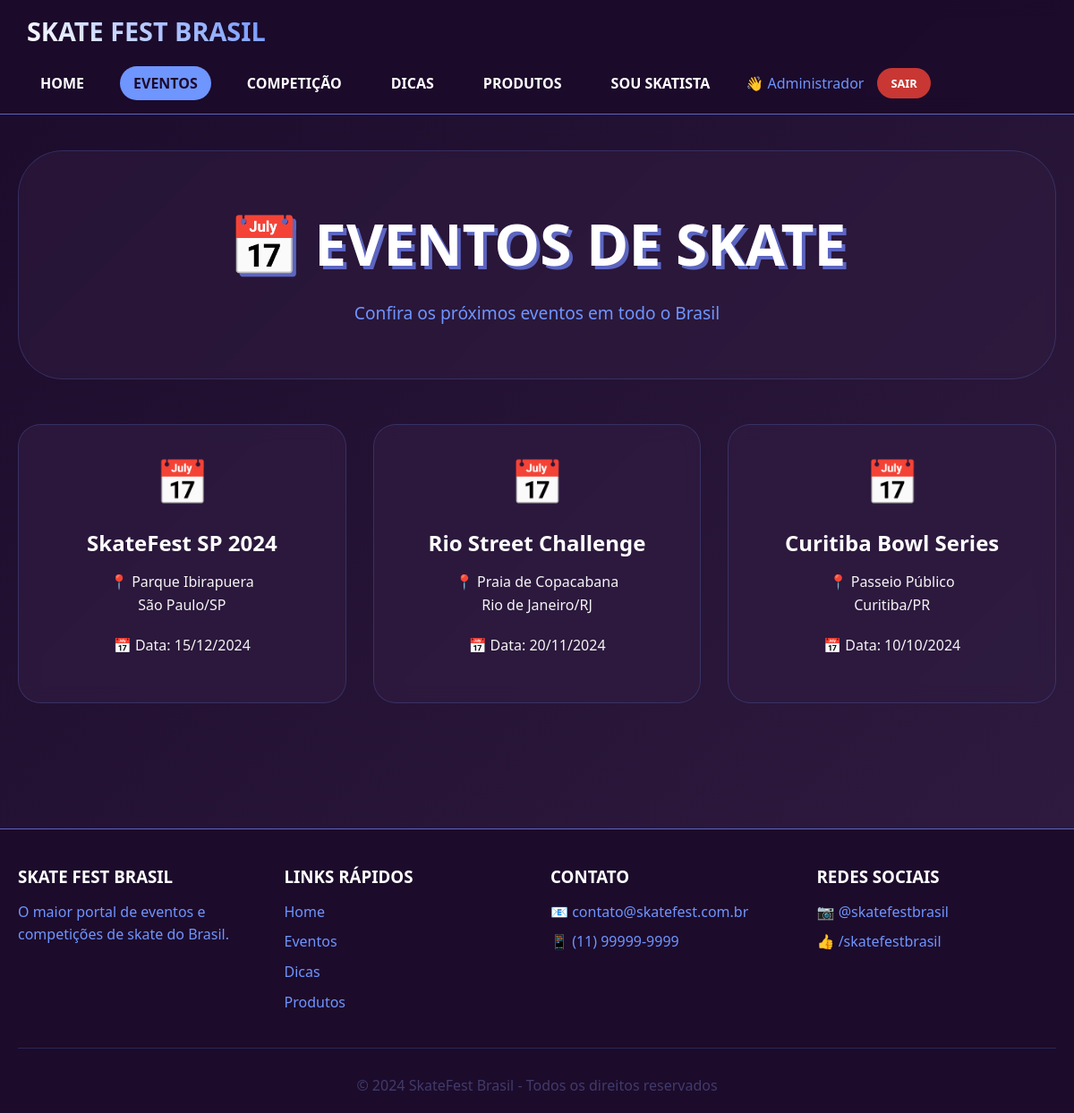
/?pagina=eventos (signed in), run on the app's committed database.
### tables this page shows
CREATE TABLE `eventos` (
  `id` int(11) NOT NULL,
  `nome_evento` varchar(100) NOT NULL,
  `data_evento` date NOT NULL,
  `hora_evento` time DEFAULT NULL,
  `cidade` varchar(100) NOT NULL,
  `estado` char(2) NOT NULL,
  `local_evento` varchar(200) NOT NULL,
  `descricao` text DEFAULT NULL,
  `capacidade_maxima` int(11) DEFAULT 100,
  `inscritos` int(11) DEFAULT 0,
  `status` enum('agendado','andamento','finalizado','cancelado') DEFAULT 'agendado',
  `representante_id` int(11) NOT NULL,
  `created_at` timestamp NOT NULL DEFAULT current_timestamp(),
  `updated_at` timestamp NULL DEFAULT NULL ON UPDATE current_timestamp()
);

### index.php (the view, shortened to what this page needs)
<?php
$host = 'localhost';
$dbname = 'skate_fest_competition';
$user = 'root';
$pass = '';
try {
    $pdo = new PDO("mysql:host=$host;dbname=$dbname;charset=utf8mb4", $user, $pass);
    $pdo->setAttribute(PDO::ATTR_ERRMODE, PDO::ERRMODE_EXCEPTION);
} catch(PDOException $e) {
    die("Erro de conexão: " . $e->getMessage());
}
function isRepresentanteLogado() {
    return isset($_SESSION['representante_id']);
}
$pagina = $_GET['pagina'] ?? 'home';
$eventos = $pdo->query("SELECT * FROM eventos ORDER BY data_evento DESC")->fetchAll();
?>
<!DOCTYPE html>
<html lang="pt-BR">
<head>
</head>
<body>
    <nav class="navbar">
        <div class="navbar-container">
            <div class="logo"><h1>SKATE FEST BRASIL</h1></div>
            <div class="nav-links">
                <a href="?pagina=home" class="<?= $pagina == 'home' ? 'active' : '' ?>">HOME</a>
                <a href="?pagina=eventos" class="<?= $pagina == 'eventos' ? 'active' : '' ?>">EVENTOS</a>
                <?php if(isRepresentanteLogado()): ?>
                    <a href="?pagina=competicao" class="<?= $pagina == 'competicao' ? 'active' : '' ?>">COMPETIÇÃO</a>
                <?php endif; ?>
                <a href="?pagina=dicas" class="<?= $pagina == 'dicas' ? 'active' : '' ?>">DICAS</a>
                <a href="?pagina=produtos" class="<?= $pagina == 'produtos' ? 'active' : '' ?>">PRODUTOS</a>
                <a href="?pagina=cadastro-skatista" class="<?= $pagina == 'cadastro-skatista' ? 'active' : '' ?>">SOU SKATISTA</a>
                <?php if(isRepresentanteLogado()): ?>
                    <div class="user-info"><span>👋 <?= $_SESSION['representante_nome'] ?></span><a href="?logout=1" class="btn-logout">SAIR</a></div>
                <?php else: ?>
                    <button class="btn-login" onclick="abrirModalLogin()">ÁREA REPRESENTANTE</button>
                <?php endif; ?>
            </div>
        </div>
    </nav>
    <main class="container">
        <?php if($pagina == 'home'): ?>
            <section class="hero"><h1>SKATE FEST BRASIL</h1><p>O maior portal de eventos, competições e cultura do skate no Brasil</p></section>
            <div class="cards-grid">
                <div class="card"><div class="card-icon">🏆</div><h3>Competições</h3><p>Participe das melhores competições de skate do Brasil.</p><?php if(isRepresentanteLogado()): ?><a href="?pagina=competicao" class="btn">Ver Competições</a><?php else: ?><button class="btn" onclick="abrirModalLogin()">Faça login para acessar</button><?php endif; ?></div>
                <div class="card"><div class="card-icon">📅</div><h3>Eventos</h3><p>Confira a agenda de eventos de skate em todo o Brasil.</p><a href="?pagina=eventos" class="btn">Ver Eventos</a></div>
                <div class="card"><div class="card-icon">💡</div><h3>Dicas</h3><p>Dicas de manobras, manutenção e equipamentos.</p><a href="?pagina=dicas" class="btn">Ver Dicas</a></div>
                <div class="card"><div class="card-icon">🛒</div><h3>Produtos</h3><p>As melhores marcas de skate com preços especiais.</p><a href="?pagina=produtos" class="btn">Comprar</a></div>
                <div class="card"><div class="card-icon">🛹</div><h3>Sou Skatista</h3><p>Cadastre-se nos eventos e mostre seu talento.</p><a href="?pagina=cadastro-skatista" class="btn">Me Inscrever</a></div>
            </div>
        <?php elseif($pagina == 'eventos'): ?>
            <section class="hero"><h1>📅 EVENTOS DE SKATE</h1><p>Confira os próximos eventos em todo o Brasil</p></section>
            <?php if(empty($eventos)): ?>
                <div class="card" style="text-align: center;"><p>Nenhum evento cadastrado ainda.</p></div>
            <?php else: ?>
                <div class="cards-grid">
                    <?php foreach($eventos as $evento): ?>
                        <div class="card">
                            <div class="card-icon">📅</div>
                            <h3><?= htmlspecialchars($evento['nome_evento']) ?></h3>
                            <p>📍 <?= htmlspecialchars($evento['local_evento']) ?><br><?= htmlspecialchars($evento['cidade'])?>/<?= htmlspecialchars($evento['estado']) ?></p>
                            <p>📅 Data: <?= date('d/m/Y', strtotime($evento['data_evento'])) ?></p>
                        </div>
                    <?php endforeach; ?>
                </div>
            <?php endif; ?>
        <?php endif; ?>
    </main>
    <footer class="footer">
        <div class="footer-content">
            <div class="footer-section"><h3>SKATE FEST BRASIL</h3><p>O maior portal de eventos e competições de skate do Brasil.</p></div>
            <div class="footer-section"><h3>LINKS RÁPIDOS</h3><a href="?pagina=home">Home</a><a href="?pagina=eventos">Eventos</a><a href="?pagina=dicas">Dicas</a><a href="?pagina=produtos">Produtos</a></div>
            <div class="footer-section"><h3>CONTATO</h3><p>📧 contato@skatefest.com.br</p><p>📱 (11) 99999-9999</p></div>
            <div class="footer-section"><h3>REDES SOCIAIS</h3><p>📷 @skatefestbrasil</p><p>👍 /skatefestbrasil</p></div>
        </div>
        <div class="footer-bottom"><p>&copy; 2024 SkateFest Brasil - Todos os direitos reservados</p></div>
    </footer>
</body>
</html>

### index.php (style rules this page uses)
* { margin: 0; padding: 0; box-sizing: border-box; }
body { font-family: 'Segoe UI', Tahoma, Geneva, Verdana, sans-serif; background: linear-gradient(135deg, #1C0B2B 0%, #301C41 100%); min-height: 100vh; color: white; }
.navbar { background: rgba(28, 11, 43, 0.95); backdrop-filter: blur(10px); padding: 15px 30px; position: sticky; top: 0; z-index: 1000; border-bottom: 1px solid #5C65C0; }
.navbar-container { max-width: 1400px; margin: 0 auto; display: flex; justify-content: space-between; align-items: center; flex-wrap: wrap; gap: 20px; }
.logo h1 { font-size: 1.8rem; background: linear-gradient(45deg, white, #6F95FF); -webkit-background-clip: text; -webkit-text-fill-color: transparent; }
.nav-links { display: flex; gap: 25px; flex-wrap: wrap; align-items: center; }
.nav-links a { color: white; text-decoration: none; font-weight: 600; padding: 8px 15px; border-radius: 25px; transition: all 0.3s ease; }
.nav-links a:hover, .nav-links a.active { background: #6F95FF; color: #1C0B2B; }
.user-info { display: flex; align-items: center; gap: 15px; color: #6F95FF; }
.btn-logout { background: rgba(244, 67, 54, 0.8); padding: 5px 12px; border-radius: 20px; text-decoration: none; color: white; font-size: 0.8rem; }
.container { max-width: 1400px; margin: 0 auto; padding: 40px 20px; }
.hero { text-align: center; padding: 60px 20px; background: rgba(48, 28, 65, 0.5); border-radius: 50px; margin-bottom: 50px; backdrop-filter: blur(5px); border: 1px solid rgba(111, 149, 255, 0.2); }
.hero h1 { font-size: 4rem; margin-bottom: 20px; text-shadow: 4px 4px 0 #5C65C0; }
.hero p { color: #6F95FF; font-size: 1.2rem; }
.cards-grid { display: grid; grid-template-columns: repeat(auto-fit, minmax(300px, 1fr)); gap: 30px; margin-bottom: 50px; }
.card { background: rgba(48, 28, 65, 0.7); backdrop-filter: blur(10px); border-radius: 25px; padding: 30px; border: 1px solid rgba(111, 149, 255, 0.2); transition: all 0.3s ease; text-align: center; }
.card-icon { font-size: 3rem; margin-bottom: 20px; }
.card h3 { font-size: 1.5rem; margin-bottom: 15px; }
.card p { color: #F5F5F5; margin-bottom: 20px; line-height: 1.6; }
.footer { background: rgba(28, 11, 43, 0.95); padding: 40px 20px 20px; margin-top: 50px; border-top: 1px solid #5C65C0; }
.footer-content { max-width: 1400px; margin: 0 auto; display: grid; grid-template-columns: repeat(auto-fit, minmax(250px, 1fr)); gap: 30px; }
.footer-section h3 { margin-bottom: 15px; }
.footer-section p, .footer-section a { color: #6F95FF; line-height: 1.6; text-decoration: none; display: block; margin: 8px 0; }
.footer-bottom { text-align: center; padding-top: 30px; margin-top: 30px; border-top: 1px solid rgba(111, 149, 255, 0.2); color: #413B6B; }

### data on the page
eventos: nome_evento "SkateFest SP 2024", local_evento "Parque Ibirapuera", cidade "São Paulo", estado "SP", data_evento "15/12/2024"
eventos: nome_evento "Rio Street Challenge", local_evento "Praia de Copacabana", cidade "Rio de Janeiro", estado "RJ", data_evento "20/11/2024"
eventos: nome_evento "Curitiba Bowl Series", local_evento "Passeio Público", cidade "Curitiba", estado "PR", data_evento "10/10/2024"

### other printed values
$_SESSION['representante_nome'] "Administrador"
